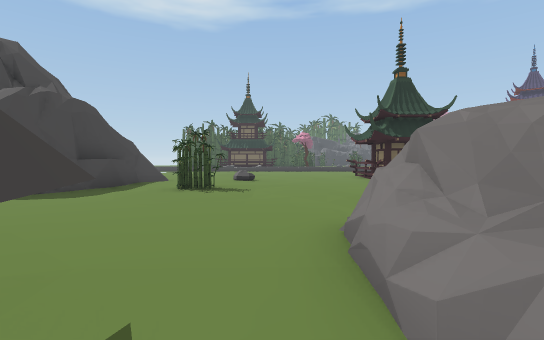
view 1 (above)

24 first-person views from a walk through a scene from a Unity 3-D project. The camera is 1.4 m above the floor, tilts 2° down and sees 85° across. The floor is counted in squares, 2 m on a side. Each view is taken from the middle of a square. On the plan, view 1 faces up. The plan holds only what a view shows up to about 10 squares ahead; the rest is blank. The place goes on beyond the plan. The player character is not drawn.

view 2
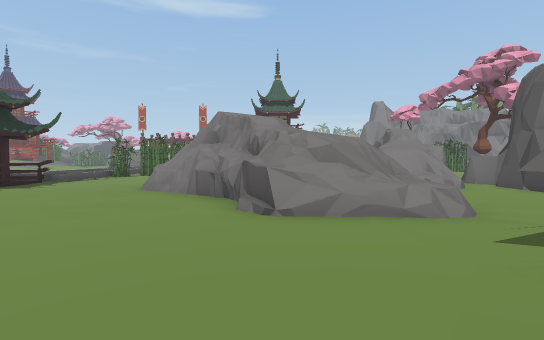

view 3
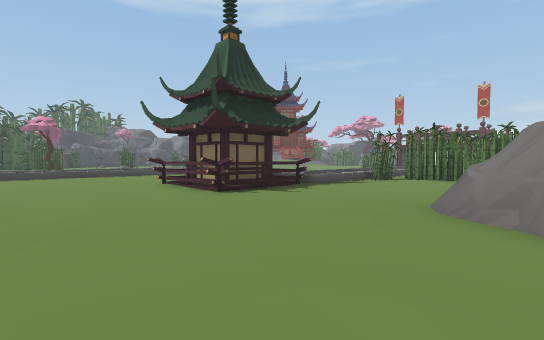

view 4
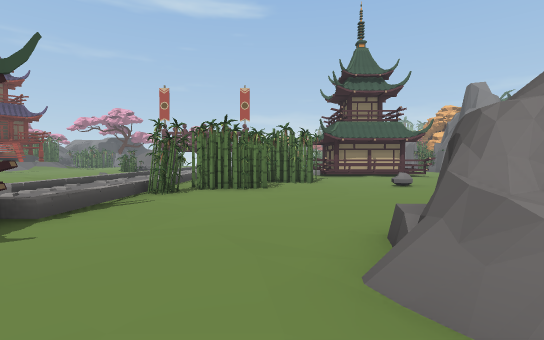

view 5
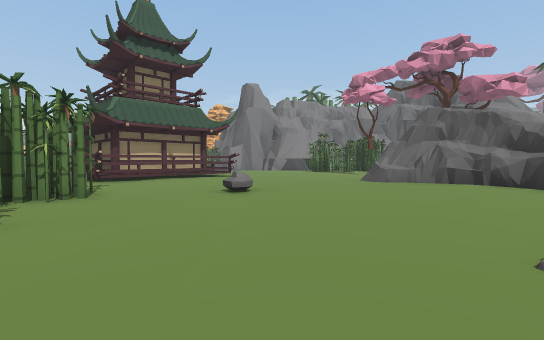

view 6
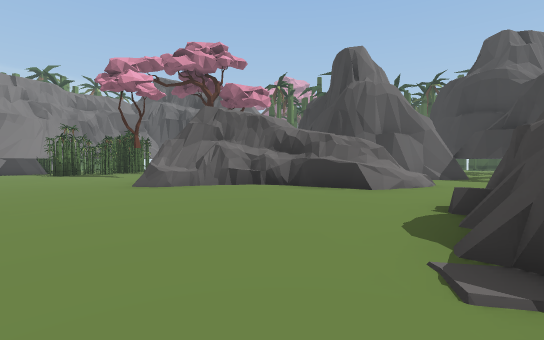

view 7
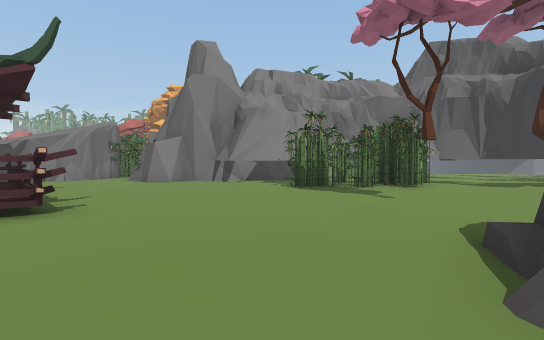

view 8
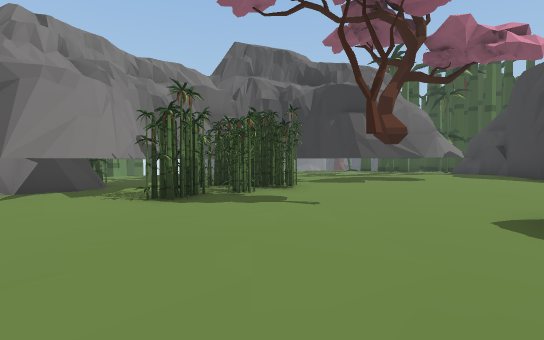

view 9
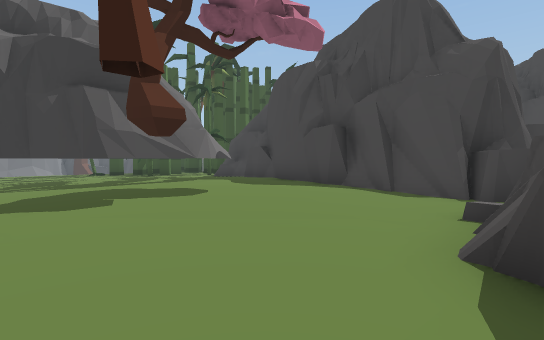

view 10
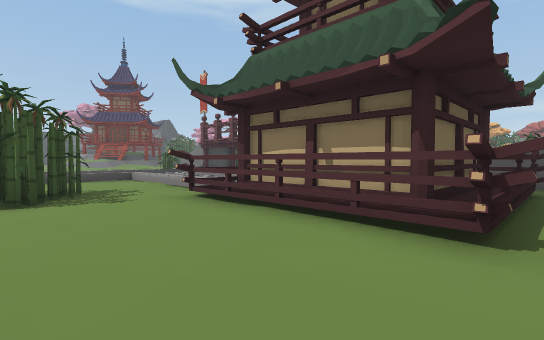

view 11
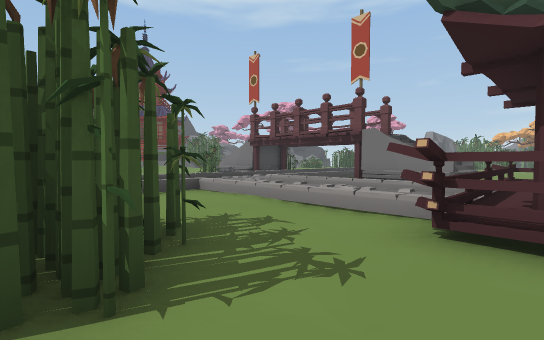

view 12
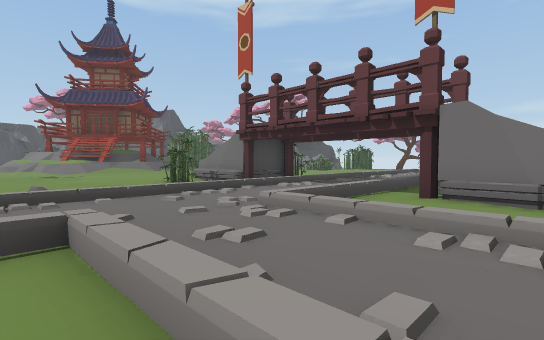

view 13
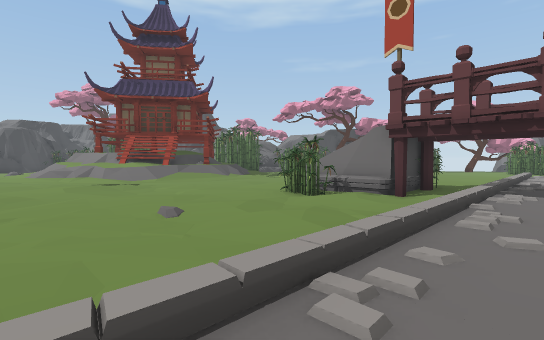

view 14
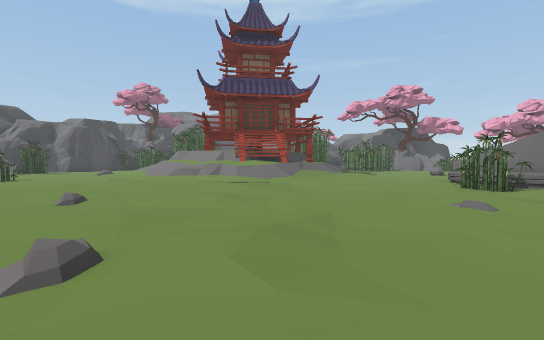

view 15
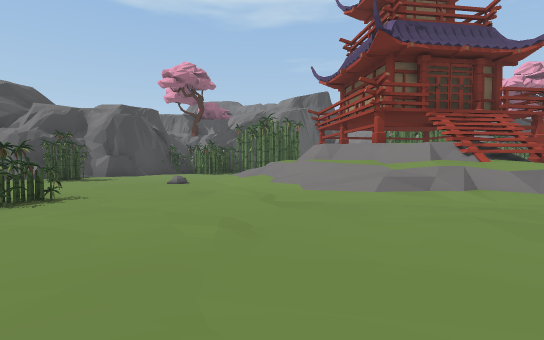

view 16
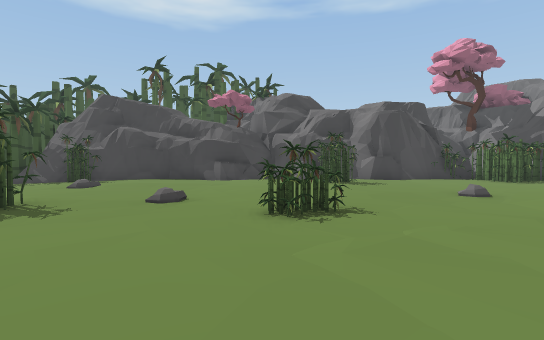

view 17
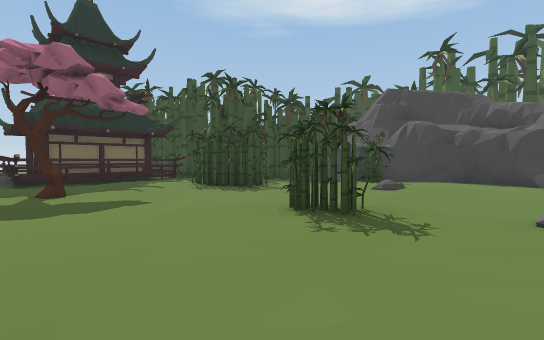

view 18
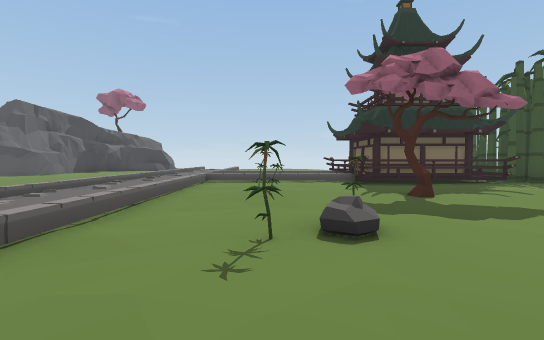

view 19
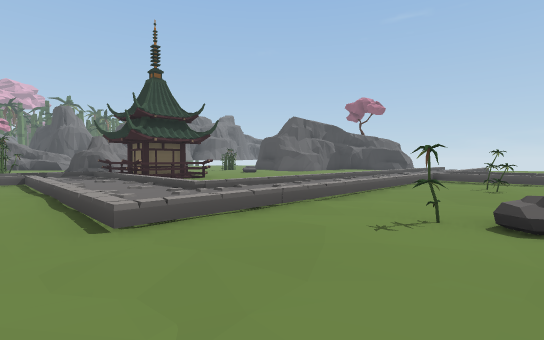

view 20
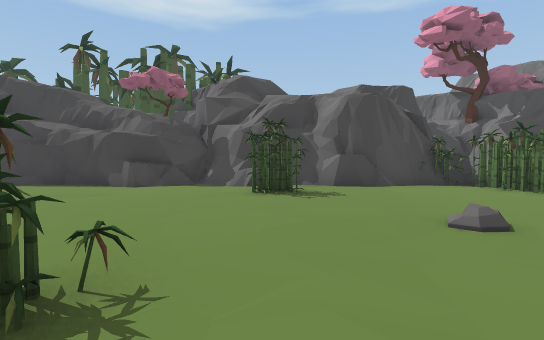

view 21
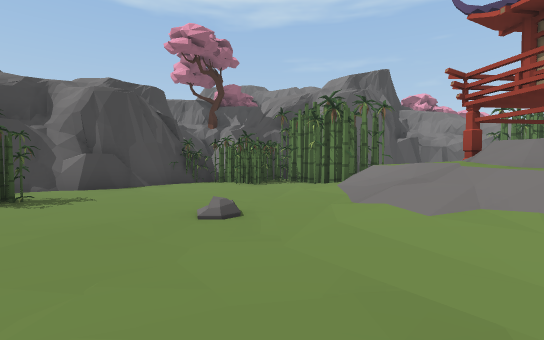

view 22
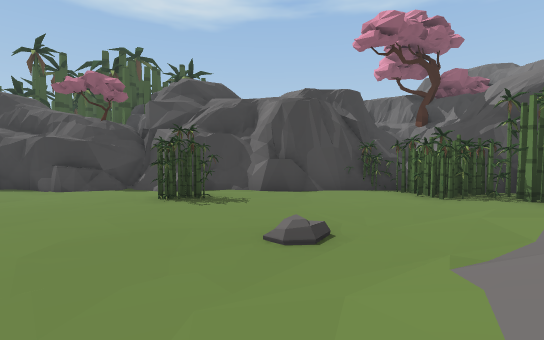

view 23
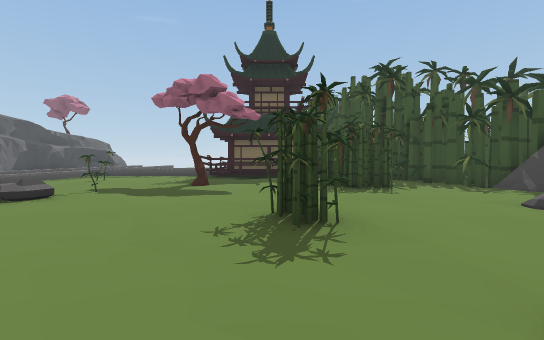

view 24
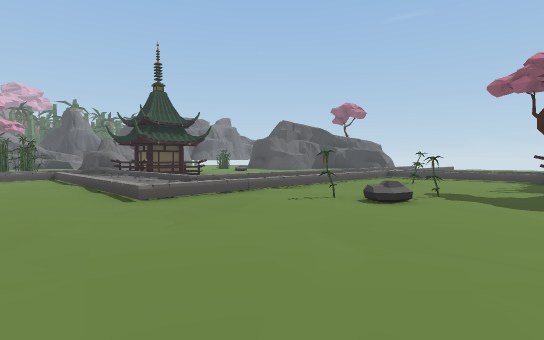

### Floor plan
Key: @ floor where view 1 was taken; # wall or solid block; . main floor; : floor 0.25 m higher than the main floor; - floor 0.25 m lower than the main floor; + floor 0.5 m higher than the main floor; / step, stairs or slope; = window, fence, low wall or low ledge; ^ raised ledge; R rock; T tree; O other object.
Columns run from 5 left of view 1 to 22 right of it. Each row starts with its distance up from view 1.
 34           ###..^#.=^=#..OO##
 33        ####O.......OO...OOO#
 32       ###..........O.....O##
 31       #.....+.............##
 30      #  OO.............////#
 29      #.OOO...../...../////
 28      #..O....O./...../////
 27      #......OO...OO../////#=
 26     ##...............////###
 25   ####..T..........////=##
 24     #...............////##
 23     +.....TR.........///####
 22   =:=..O....T........./=/#=#
 21     =.................////
 20     ///////////.......////
 19       :/:/:   /......//....
 18       ::::::/:/...../.......
 17       ......///...........::
 16       ...   /:/..///.....O/#
 15       ....  =//. ./...::.O.#
 14     ......  ::/. ........:/O
 13     .....###::/.    ..././..
 12      ....# #/:////  ////////
 11      ....###/::::/  ::///:::
 10  #..O....#.#=/OO//  ///////+
  9 ##............OOO   ../:/ .#
  8 #^.........//..OOO  ..::+ .O
  7 #..OO....../-/..OOOO..::+ .#
  6 /........^#/--/...OO..::+  O
  5 /........###------/..#####
  4  .......####..----...#####
  3   ....######....-R...#=
  2    ...##  #......-...#=
  1     #.##  ........-..##### #
  0      @.. .###......-.......#
 -1       ....#######........../
 -2        ...=######...........
 -3        #....#####........#O
 -4        ######./........#.#
 -5             #.......OO####
 -6             #://...OOO###
 -7             #:::::.OO ##
 -8            ##:::::.OO
 -9            #:::::...    #
-10            #:####..     #
-11            ###  ##.

Positions as (right, up) in squares from view 1, and headings:
1: (0, 0), facing up
2: (-3, 3), facing right
3: (0, 5), facing up-right
4: (3, 7), facing right
5: (7, 7), facing down-right
6: (8, 6), facing down
7: (11, 1), facing down-right
8: (14, 0), facing down
9: (13, -3), facing down-left
10: (13, 0), facing up-right
11: (13, 4), facing up-right
12: (16, 7), facing up-right
13: (15, 11), facing up-right
14: (12, 14), facing up-right
15: (12, 21), facing up-right
16: (12, 23), facing up
17: (10, 24), facing up-left
18: (9, 22), facing left
19: (10, 23), facing down-left
20: (14, 26), facing up
21: (14, 26), facing up-right
22: (16, 26), facing up
23: (11, 27), facing left
24: (11, 25), facing down-left
